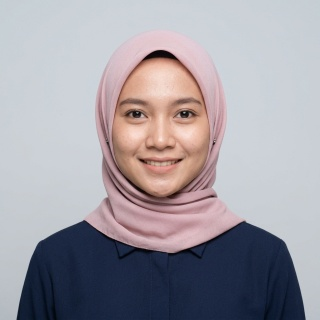
#> input picture data/sample_faces/3171054308990002_siti_aminah.jpg, 320 x 320 px
$ python -i detector.py   (imports and definitions only)
#> lines starting #> are read from the running program, lines starting #| are printed output that depends on the picture; after the words box and inside, x2 and y2 are one past the last pixel; in counts of white or black regions, pixels touching at a corner belong together
#> further down, picture is the input picture: shape (320, 320, 3); mean B, G, R 164.3, 156.9, 160.7
import cv2
import numpy as np
import os
from typing import List, Tuple, Optional
from src.config import HAAR_CASCADE_PATH, HAAR_EYE_PATH

class FaceDetector:
    """
    Modul Deteksi Wajah untuk Smart Boarding Gate KAI.
    Mendukung dua pendekatan pengolahan citra digital:
    1. Viola-Jones Haar Cascade Classifier & Penyejajaran Sudut Mata (Eye Alignment)
    2. Segmentasi Ruang Warna Kulit YCrCb + Operasi Morfologi (Pendekatan murni DIP)
       yang menjamin kompatibilitas 100% di semua versi OpenCV (OpenCV 4 maupun OpenCV 5).
    """

    def __init__(self, cascade_path: str = HAAR_CASCADE_PATH):
        self.cascade_path = cascade_path
        self.has_cascade = hasattr(cv2, "CascadeClassifier")
        self.face_cascade = None
        self.eye_cascade = None

        if self.has_cascade:
            try:
                self.face_cascade = cv2.CascadeClassifier(cascade_path)
                if self.face_cascade.empty():
                    self.face_cascade = None
            except Exception:
                self.face_cascade = None

            if HAAR_EYE_PATH and os.path.exists(HAAR_EYE_PATH):
                try:
                    self.eye_cascade = cv2.CascadeClassifier(HAAR_EYE_PATH)
                    if self.eye_cascade.empty():
                        self.eye_cascade = None
                except Exception:
                    self.eye_cascade = None

    # [37 lines left out: function detect_faces_ycrcb, not called in this run]

    def detect_faces(
        self,
        image: np.ndarray,
        scale_factor: float = 1.15,
        min_neighbors: int = 5,
        min_size: Tuple[int, int] = (60, 60)
    ) -> List[Tuple[int, int, int, int]]:
        """Mendeteksi wajah menggunakan Haar Cascade jika tersedia, atau YCrCb segmentasi."""
#> called with scale_factor = 1.15, min_neighbors = 5, min_size = (60, 60)
        if self.has_cascade and self.face_cascade is not None:
            gray = cv2.cvtColor(image, cv2.COLOR_BGR2GRAY) if len(image.shape) == 3 else image
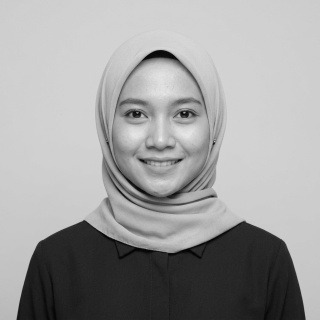
#> gray: shape (320, 320); min 1, max 235, mean 158.8
            faces = self.face_cascade.detectMultiScale(
                gray,
                scaleFactor=scale_factor,
                minNeighbors=min_neighbors,
                minSize=min_size,
                flags=cv2.CASCADE_SCALE_IMAGE
            )
#> faces = [[92, 61, 137, 137]]
            if len(faces) > 0:
                return [tuple(map(int, f)) for f in faces]

        # Fallback ke metode segmentasi warna kulit YCrCb
        return self.detect_faces_ycrcb(image, min_size)

    def align_face(self, face: np.ndarray) -> np.ndarray:
        """
        Penyejajaran Wajah Berbasis Deteksi Sepasang Mata (Eye Alignment):
        Mendeteksi mata kiri dan kanan, lalu menghitung sudut kemiringan (angle).
        Jika terdeteksi miring (hingga +-30 derajat), dilakukan transformasi rotasi afin
        sehingga garis antar mata sejajar horizontal sebelum ekstraksi ciri LBPH.
        """
        if self.eye_cascade is None or face is None or face.size == 0:
            return face

        h, w = face.shape[:2]
        gray = cv2.cvtColor(face, cv2.COLOR_BGR2GRAY) if len(face.shape) == 3 else face
        upper_face = gray[:int(h * 0.6)]

        try:
            eyes = self.eye_cascade.detectMultiScale(
                upper_face,
                scaleFactor=1.1,
                minNeighbors=5,
                minSize=(max(8, w // 10), max(8, w // 10))
            )
            if len(eyes) < 2:
                return face

            eyes = sorted(eyes, key=lambda e: e[2] * e[3], reverse=True)[:2]
            (x1, y1, w1, h1), (x2, y2, w2, h2) = sorted(eyes, key=lambda e: e[0])
            c1 = (x1 + w1 / 2.0, y1 + h1 / 2.0)
            c2 = (x2 + w2 / 2.0, y2 + h2 / 2.0)

            if abs(c2[0] - c1[0]) < w * 0.2:
                return face

            dy = c2[1] - c1[1]
            dx = c2[0] - c1[0]
            angle = float(np.degrees(np.arctan2(dy, dx)))

            if abs(angle) > 30:
                return face

            M = cv2.getRotationMatrix2D((w / 2.0, h / 2.0), angle, 1.0)
            aligned = cv2.warpAffine(face, M, (w, h), borderMode=cv2.BORDER_REPLICATE)
            return aligned
        except Exception:
            return face

    def detect_primary_face(
        self,
        image: np.ndarray,
        scale_factor: float = 1.15,
        min_neighbors: int = 5,
        min_size: Tuple[int, int] = (60, 60),
        align: bool = True
    ) -> Tuple[Optional[Tuple[int, int, int, int]], Optional[np.ndarray]]:
        """Mendeteksi wajah utama penumpang terdekat dari boarding gate dengan opsi eye alignment."""
        faces = self.detect_faces(image, scale_factor, min_neighbors, min_size)
#> faces = [(92, 61, 137, 137)]
        if not faces:
            return None, None

        # Prioritaskan wajah terluas
        primary_face = max(faces, key=lambda rect: rect[2] * rect[3])
#> primary_face = (92, 61, 137, 137)
        x, y, w, h = primary_face
#> x = 92; y = 61; w = 137; h = 137

        img_h, img_w = image.shape[:2]
#> img_h = 320; img_w = 320
        pad_x = int(w * 0.05)
#> pad_x = 6
        pad_y = int(h * 0.05)
#> pad_y = 6

        x_start = max(0, x - pad_x)
#> x_start = 86
        y_start = max(0, y - pad_y)
#> y_start = 55
        x_end = min(img_w, x + w + pad_x)
#> x_end = 235
        y_end = min(img_h, y + h + pad_y)
#> y_end = 204

        face_roi = image[y_start:y_end, x_start:x_end].copy()
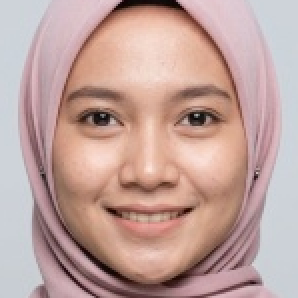
#> face_roi: shape (149, 149, 3) (shown 2 times larger); mean B, G, R 156.2, 162, 192.7
        if align:
            face_roi = self.align_face(face_roi)
#> in align_face, `gray = cv2.cvtColor(face, cv2.COLOR_BGR2GRAY) if len(face.shape) == 3 ..`:
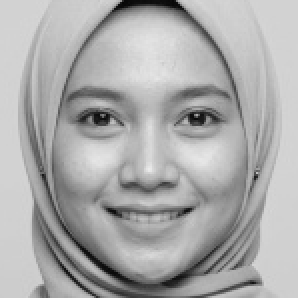
#> gray: shape (149, 149) (shown 2 times larger); min 6, max 235, mean 170.5
#> in align_face, `upper_face = gray[:int(h * 0.6)]`:
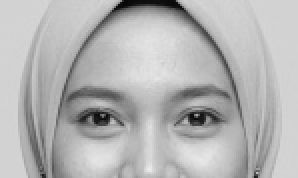
#> upper_face: shape (89, 149) (shown 2 times larger); min 6, max 235, mean 179.7
#> in align_face, `eyes = self.eye_cascade.detectMultiScale( upper_face, scaleFactor=1.1,..`: eyes = [[32, 42, 35, 35], [81, 42, 34, 34]]
#> in align_face, `(x1, y1, w1, h1), (x2, y2, w2, h2) = sorted(eyes, key=lambda e: e[0])`: x1 = 32; y1 = 42; w1 = 35; x2 = 81; y2 = 42; w2 = 34
#> in align_face, `c1 = (x1 + w1 / 2.0, y1 + h1 / 2.0)`: c1 = (49.5, 59.5)
#> in align_face, `c2 = (x2 + w2 / 2.0, y2 + h2 / 2.0)`: c2 = (98, 59)
#> in align_face, `dy = c2[1] - c1[1]`: dy = -0.5
#> in align_face, `dx = c2[0] - c1[0]`: dx = 48.5
#> in align_face, `angle = float(np.degrees(np.arctan2(dy, dx)))`: angle = -0.591
#> in align_face, `M = cv2.getRotationMatrix2D((w / 2.0, h / 2.0), angle, 1.0)`: M = [[1, -0.0103, 0.772], [0.0103, 1, -0.764]]

        return (x, y, w, h), face_roi

    # [50 lines left out: function draw_gate_hud, not called in this run]

>>> import cv2
>>> picture = cv2.imread('../data/sample_faces/3171054308990002_siti_aminah.jpg')
>>> result = FaceDetector().detect_primary_face(picture)
